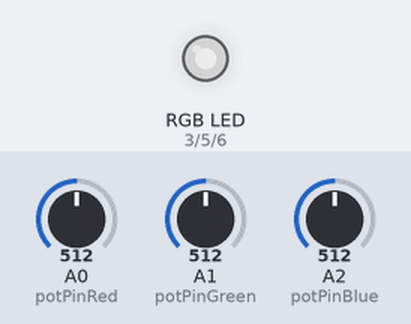
Bench run of a sketch on a simulated Arduino Uno, built with avr-gcc and run on an emulated ATmega328P. Parts: an RGB LED mixed from three pins (HIGH = lit). The test bench sets the inputs (shaded band); at power-on: A0 (potPinRed) = 512, A1 (potPinGreen) = 512, A2 (potPinBlue) = 512. Dim RGB values are drawn brighter than linear.

Above: at 1.2 s.
1.3 s: A0 (potPinRed) set to 716
At 2.2 s:
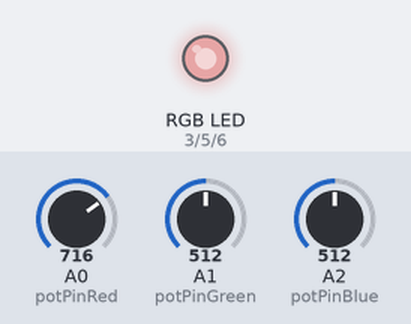
2.8 s: A1 (potPinGreen) set to 716
At 3.4 s:
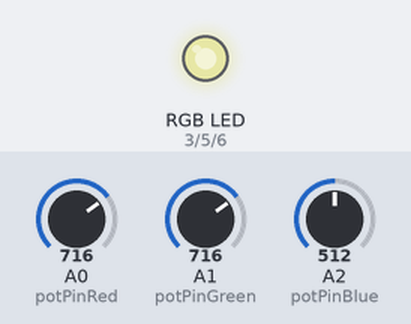
4.3 s: A2 (potPinBlue) set to 716
At 5.5 s:
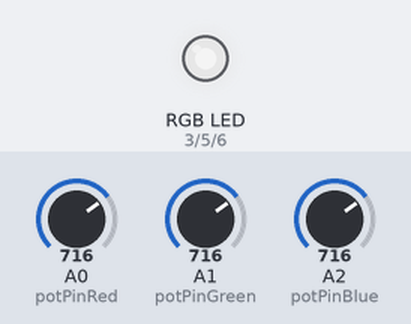
5.8 s: A0 (potPinRed) set to 900
At 6.9 s:
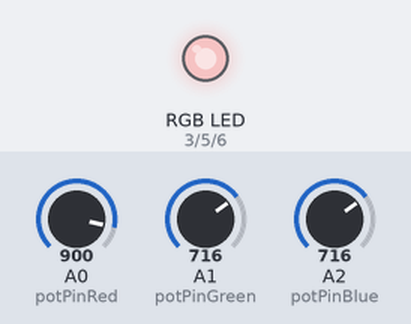
7.3 s: A1 (potPinGreen) set to 900
At 8.0 s:
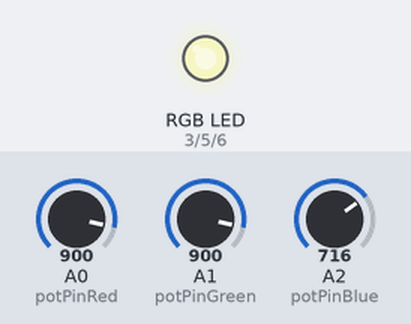
8.8 s: A2 (potPinBlue) set to 900
At 9.1 s:
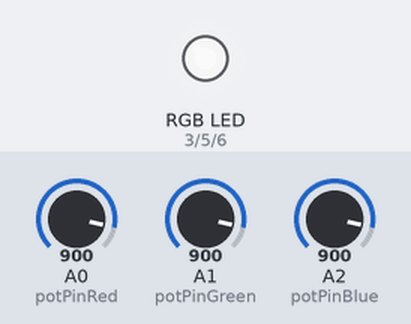
Timing chart, 0 to 11.3 s (numbered marks = the images above; inputs shaded):
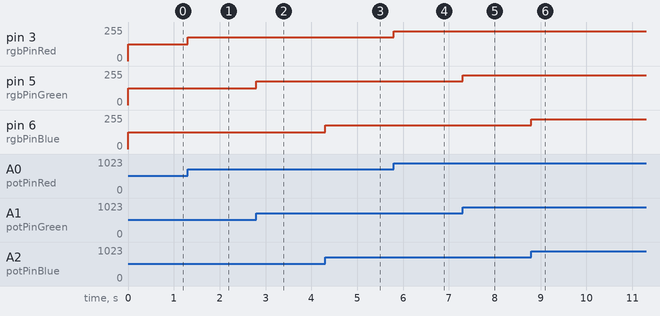

The sketch:

Homework1.ino
```cpp
const int potPinRed = A0;
const int potPinGreen = A1;
const int potPinBlue = A2;

const int rgbPinRed = 3;
const int rgbPinGreen = 5;
const int rgbPinBlue = 6;

const int analogMaxValue = 1023;
const int analogWriteMaxValue = 255;

void setup() {
  pinMode(potPinRed, INPUT);
  pinMode(potPinGreen, INPUT);
  pinMode(potPinBlue, INPUT);

  pinMode(rgbPinRed, OUTPUT);
  pinMode(rgbPinGreen, OUTPUT);
  pinMode(rgbPinBlue, OUTPUT);
}

void loop() {
  int redValue = map(analogRead(potPinRed), 0, analogMaxValue, 0, analogWriteMaxValue);
  int greenValue = map(analogRead(potPinGreen), 0, analogMaxValue, 0, analogWriteMaxValue);
  int blueValue = map(analogRead(potPinBlue), 0, analogMaxValue, 0, analogWriteMaxValue);

  analogWrite(rgbPinRed, redValue);
  analogWrite(rgbPinGreen, greenValue);
  analogWrite(rgbPinBlue, blueValue);
}
```

Measured:
- after the input at 1.3 s, pin 3 (rgbPinRed): 127/255 → 178/255 at once
- after the input at 2.8 s, pin 5 (rgbPinGreen): 127/255 → 178/255 at once
- after the input at 4.3 s, pin 6 (rgbPinBlue): 127/255 → 178/255 at once
- after the input at 5.8 s, pin 3 (rgbPinRed): 178/255 → 224/255 at once
- after the input at 7.3 s, pin 5 (rgbPinGreen): 178/255 → 224/255 at once
- after the input at 8.8 s, pin 6 (rgbPinBlue): 178/255 → 224/255 at once
